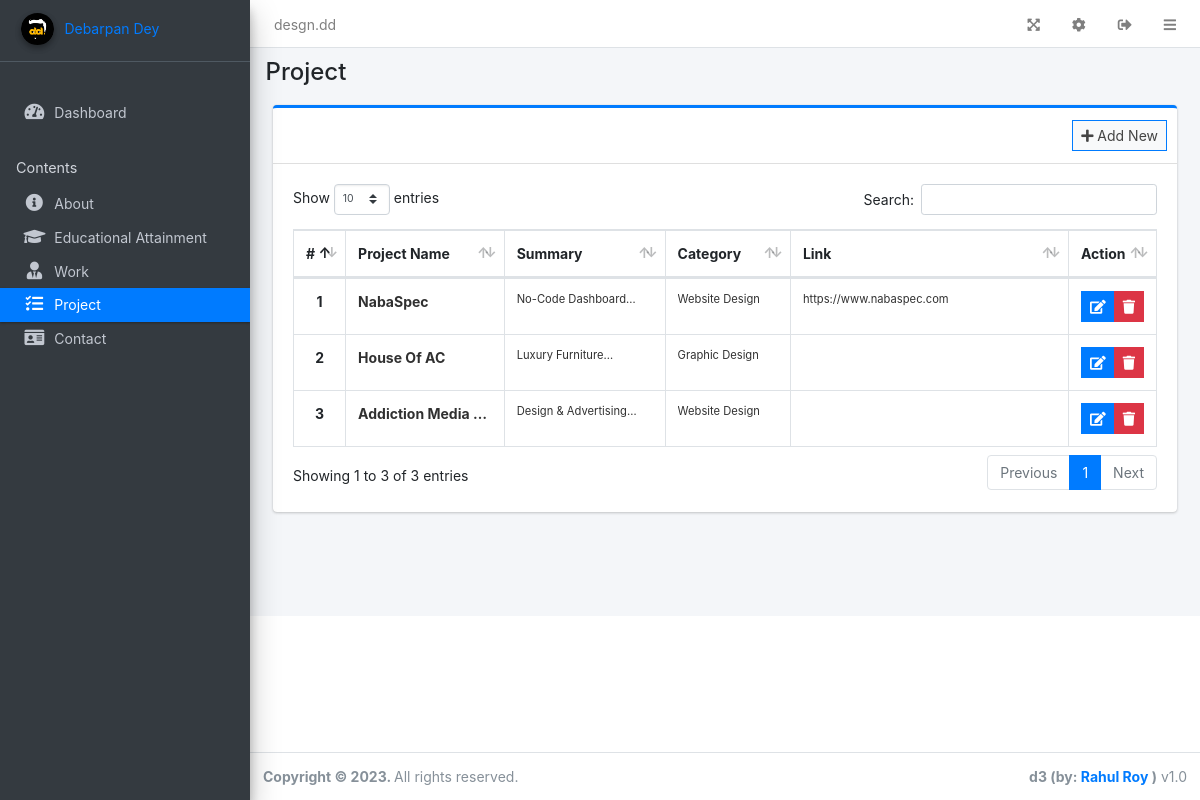
The page /admin/?page=project (signed in) on the database its author committed.
### tables this page shows
CREATE TABLE `project` (
  `id` int(30) NOT NULL,
  `name` text DEFAULT NULL,
  `category` varchar(20) NOT NULL,
  `summary` text DEFAULT NULL,
  `attachment_type` text DEFAULT NULL,
  `attachment_link` text DEFAULT NULL,
  `year` varchar(11) NOT NULL
);

### config.php (called while the page is built, shortened)
<?php
require_once('classes/DBConnection.php');
require_once('classes/SystemSettings.php');
function validate_image($file){
	if(!empty($file)){
		if(is_file(base_app.$file)){
			return base_url.$file;
		}else{
			return base_url.'dist/img/no-image-available.png';
		}
	}else{
		return base_url.'dist/img/no-image-available.png';
	}
}
function isMobileDevice(){
    $aMobileUA = array(
        '/iphone/i' => 'iPhone',
        '/ipod/i' => 'iPod',
        '/ipad/i' => 'iPad',
        '/android/i' => 'Android',
        '/blackberry/i' => 'BlackBerry',
        '/webos/i' => 'Mobile'
    );
    return false;
}
?>

### classes/DBConnection.php (called while the page is built, shortened)
<?php
class DBConnection{
    private $host = DB_SERVER;
    private $username = DB_USERNAME;
    private $password = DB_PASSWORD;
    private $database = DB_NAME;
    public $conn;
    public function __construct(){
        if (!isset($this->conn)) {
            $this->conn = new mysqli($this->host, $this->username, $this->password, $this->database);
        }
    }
}
?>

### classes/SystemSettings.php (called while the page is built, shortened)
<?php
class SystemSettings extends DBConnection{
	function userdata($field = ''){
		if(!empty($field)){
			if(isset($_SESSION['userdata'][$field]))
				return $_SESSION['userdata'][$field];
			else
				return null;
		}else{
			return false;
		}
	}
	function info($field=''){
		if(!empty($field)){
			if(isset($_SESSION['system_info'][$field]))
				return $_SESSION['system_info'][$field];
			else
				return false;
		}else{
			return false;
		}
	}
}
$_settings = new SystemSettings();
?>

### admin/project/index.php (the view, shortened to what this page needs)
<div class="col-lg-12">
	<div class="card card-outline card-primary">
		<div class="card-header">
			<div class="card-tools">
				<a class="btn btn-block btn-sm btn-default btn-flat border-primary new_project" href="javascript:void(0)"><i class="fa fa-plus"></i> Add New</a>
			</div>
		</div>
		<div class="card-body">
			<table class="table tabe-hover table-bordered table-compact" id="list">
				<colgroup>
					<col width="5%">
					<col width="20%">
					<col width="20%">
					<col width="15%">
					<col width="35%">
					<col width="15%">
				</colgroup>
				<thead>
					<tr>
						<th class="text-center">#</th>
						<th>Project Name</th>
						<th>Summary</th>
						<th>Category</th>
						<th>Link</th>
						<th>Action</th>
					</tr>
				</thead>
				<tbody>
					<?php
					$i = 1;
					$qry = $conn->query("SELECT * FROM `project` ");
					while($row= $qry->fetch_assoc()):
					?>
					<tr>
						<th class="text-center"><?php echo $i++ ?></th>
						<td><b class="truncate-1"><?php echo ucwords($row['name']) ?></b></td>
						<td><small class="truncate-1"><?php echo $row['summary'] ?></small></td>
						<td><small class="truncate-1"><?php echo ucwords($row['category']) ?></small></td>
						<td><small class="truncate-1"><?php echo $row['attachment_link'] ?></small></td>
						<td class="text-center">
		                    <div class="btn-group">
		                        <a href="javascript:void(0)" data-id='<?php echo $row['id'] ?>' class="btn btn-primary btn-flat btn-sm manage_project">
		                          <i class="fas fa-edit"></i>
		                        </a>
		                        <button type="button" class="btn btn-danger btn-sm btn-flat delete_project" data-id="<?php echo $row['id'] ?>">
		                          <i class="fas fa-trash"></i>
		                        </button>
	                      </div>
						</td>
					</tr>
				<?php endwhile; ?>
				</tbody>
			</table>
		</div>
	</div>
</div>

### admin/index.php (shortened to what this page needs)
<?php require_once('../config.php'); ?>
 <!DOCTYPE html>
<html lang="en" class="" style="height: auto;">
<?php require_once('inc/header.php') ?>
  <body class="layout-fixed layout-footer-fixed text-sm sidebar-mini control-sidebar-slide-open layout-navbar-fixed " data-new-gr-c-s-check-loaded="14.991.0" data-gr-ext-installed="" style="height: auto;">
    <div class="wrapper">
     <?php require_once('inc/topBarNav.php') ?>
     <?php require_once('inc/navigation.php') ?>
     <?php $page = isset($_GET['page']) ? $_GET['page'] : 'home';  ?>
      <div class="content-wrapper" style="min-height: 567.854px;">
        <div class="content-header">
          <div class="container-fluid">
            <div class="row mb-2">
              <div class="col-sm-6">
                <h1 class="m-0"><?php echo ucwords(str_replace("_", " ",$page)) ?></h1>
              </div>
            </div>
          </div>
        </div>
        <section class="content">
          <div class="container-fluid">
            <?php
              if(!file_exists($page.".php") && !is_dir($page)){
                  include '404.html';
              }else{
                if(is_dir($page))
                  include $page.'/index.php';
                else
                  include $page.'.php';
              }
            ?>
          </div>
        </section>
      </div>
      <?php require_once('inc/footer.php') ?>
  </body>
</html>

### admin/inc/header.php (shortened to what this page needs)
<head>
    <link rel="stylesheet" href="<?php echo base_url ?>plugins/fontawesome-free/css/all.min.css">
    <link rel="stylesheet" href="<?php echo base_url ?>plugins/tempusdominus-bootstrap-4/css/tempusdominus-bootstrap-4.min.css">
  <link rel="stylesheet" href="<?php echo base_url ?>plugins/datatables-bs4/css/dataTables.bootstrap4.min.css">
  <link rel="stylesheet" href="<?php echo base_url ?>plugins/datatables-responsive/css/responsive.bootstrap4.min.css">
  <link rel="stylesheet" href="<?php echo base_url ?>plugins/datatables-buttons/css/buttons.bootstrap4.min.css">
  <link rel="stylesheet" href="<?php echo base_url ?>plugins/select2/css/select2.min.css">
  <link rel="stylesheet" href="<?php echo base_url ?>plugins/select2-bootstrap4-theme/select2-bootstrap4.min.css">
    <link rel="stylesheet" href="<?php echo base_url ?>plugins/icheck-bootstrap/icheck-bootstrap.min.css">
    <link rel="stylesheet" href="<?php echo base_url ?>plugins/jqvmap/jqvmap.min.css">
    <link rel="stylesheet" href="<?php echo base_url ?>dist/css/adminlte.css">
    <link rel="stylesheet" href="<?php echo base_url ?>dist/css/custom.css">
    <link rel="stylesheet" href="<?php echo base_url ?>plugins/overlayScrollbars/css/OverlayScrollbars.min.css">
    <link rel="stylesheet" href="<?php echo base_url ?>plugins/daterangepicker/daterangepicker.css">
    <link rel="stylesheet" href="<?php echo base_url ?>plugins/summernote/summernote-bs4.min.css">
  <link rel="stylesheet" href="<?php echo base_url ?>plugins/sweetalert2-theme-bootstrap-4/bootstrap-4.min.css">
  </head>

### admin/inc/topBarNav.php
<nav class="main-header navbar navbar-expand navbar-white navbar-light text-sm">
  <ul class="navbar-nav">
    <li class="nav-item d-none d-sm-inline-block">
      <a href="<?php echo base_url ?>" class="nav-link"><?php echo (!isMobileDevice()) ? $_settings->info('name'):$_settings->info('short_name'); ?></a>
    </li>
  </ul>
  <ul class="navbar-nav ml-auto">
    <li class="nav-item">
      <a class="nav-link" data-widget="fullscreen" href="#" role="button">
      <i class="fas fa-expand-arrows-alt"></i>
      </a>
    </li>
    <li class="nav-item">
      <a class="nav-link"href="<?php echo base_url.'admin/?page=system_info' ?>" role="button">
      <i class="fas fa-cog"></i>
      </a>
    </li>
    <li class="nav-item">
      <a class="nav-link"  href="javascript:void(0)" onclick="location.replace('<?php echo base_url.'/classes/Login.php?f=logout' ?>')" role="button">
      <i class="fas fa-sign-out-alt"></i>
      </a>
    </li>
    <li class="nav-item">
      <a class="nav-link" data-widget="pushmenu" href="#" role="button"><i class="fas fa-bars"></i></a>
    </li>
  </ul>
</nav>

### admin/inc/navigation.php (shortened to what this page needs)
<aside class="main-sidebar sidebar-dark-primary elevation-4">
  <div class="user-panel brand-link pb-3 mb-3 d-flex">
    <div class="image">
      <img src="<?php echo validate_image($_settings->userdata('avatar')) ?>" class="img-circle elevation-2" alt="User Image" style="height: 2rem;object-fit: cover">
    </div>
    <div class="info brand-text">
      <a href="<?php echo base_url ?>admin/?page=user" class="d-block brand-text"><?php echo ucwords($_settings->userdata('firstname').' '.$_settings->userdata('lastname')) ?></a>
    </div>
  </div>
  <div class="sidebar os-host os-theme-light os-host-overflow os-host-overflow-y os-host-resize-disabled os-host-transition os-host-scrollbar-horizontal-hidden">
    <div class="os-content-glue" style="margin: 0px -8px; width: 249px; height: 646px;"></div>
    <div class="os-padding">
      <div class="os-viewport os-viewport-native-scrollbars-invisible" style="overflow-y: scroll;">
        <div class="os-content" style="padding: 0px 8px; height: 100%; width: 100%;">
          <nav class="mt-2">
             <ul class="nav nav-pills nav-sidebar flex-column nav-flat mt-5" data-widget="treeview" role="menu" data-accordion="false">
              <li class="nav-item dropdown">
                <a href="./" class="nav-link nav-home">
                  <i class="nav-icon fas fa-tachometer-alt"></i>
                  <p>
                    Dashboard
                  </p>
                </a>
              </li>
              <li class="nav-header">Contents</li>
              <li class="nav-item dropdown">
                <a href="<?php echo base_url ?>admin/?page=about" class="nav-link nav-about">
                  <i class="nav-icon fas fa-info-circle"></i>
                  <p>
                    About
                  </p>
                </a>
              </li>
              <li class="nav-item dropdown">
                <a href="<?php echo base_url ?>admin/?page=education" class="nav-link nav-education">
                  <i class="nav-icon fas fa-graduation-cap"></i>
                  <p>
                    Educational Attainment
                  </p>
                </a>
              </li>
              <li class="nav-item dropdown">
                <a href="<?php echo base_url ?>admin/?page=work" class="nav-link nav-work">
                  <i class="nav-icon fas fa-user-tie"></i>
                  <p>
                    Work
                  </p>
                </a>
              </li>
              <li class="nav-item dropdown">
                <a href="<?php echo base_url ?>admin/?page=project" class="nav-link nav-project">
                  <i class="nav-icon fas fa-tasks"></i>
                  <p>
                    Project
                  </p>
                </a>
              </li>
              <li class="nav-item dropdown">
                <a href="<?php echo base_url ?>admin/?page=contact" class="nav-link nav-contact">
                  <i class="nav-icon fas fa-id-card"></i>
                  <p>
                    Contact
                  </p>
                </a>
              </li>
            </ul>
          </nav>
        </div>
      </div>
    </div>
  </div>
</aside>

### admin/inc/footer.php (shortened to what this page needs)
<footer class="main-footer text-sm">
        <strong>Copyright © <?php echo date('Y') ?>.
        </strong>
        All rights reserved.
        <div class="float-right d-none d-sm-inline-block">
          <b><?php echo $_settings->info('short_name') ?> (by: <a href="mailto:rroy11705@gmail.com" target="blank">Rahul Roy</a> )</b> v1.0
        </div>
      </footer>
    </div>

### rows shown on the page
project: name "NabaSpec", summary "No-Code…", category "Website Design", attachment_link "https://www.nabaspec.com"
project: name "House Of AC", summary "Luxury…", category "Graphic Design"
project: name "Addiction Media…", summary "Design &…", category "Website Design"

### other values the page prints
$_settings->info('name') "desgn.dd"
$_settings->userdata('firstname').' '.$_settings->userdata('lastname') "Debarpan Dey"
str_replace("_", " ",$page) "Project"
$_settings->info('short_name') "d3"
